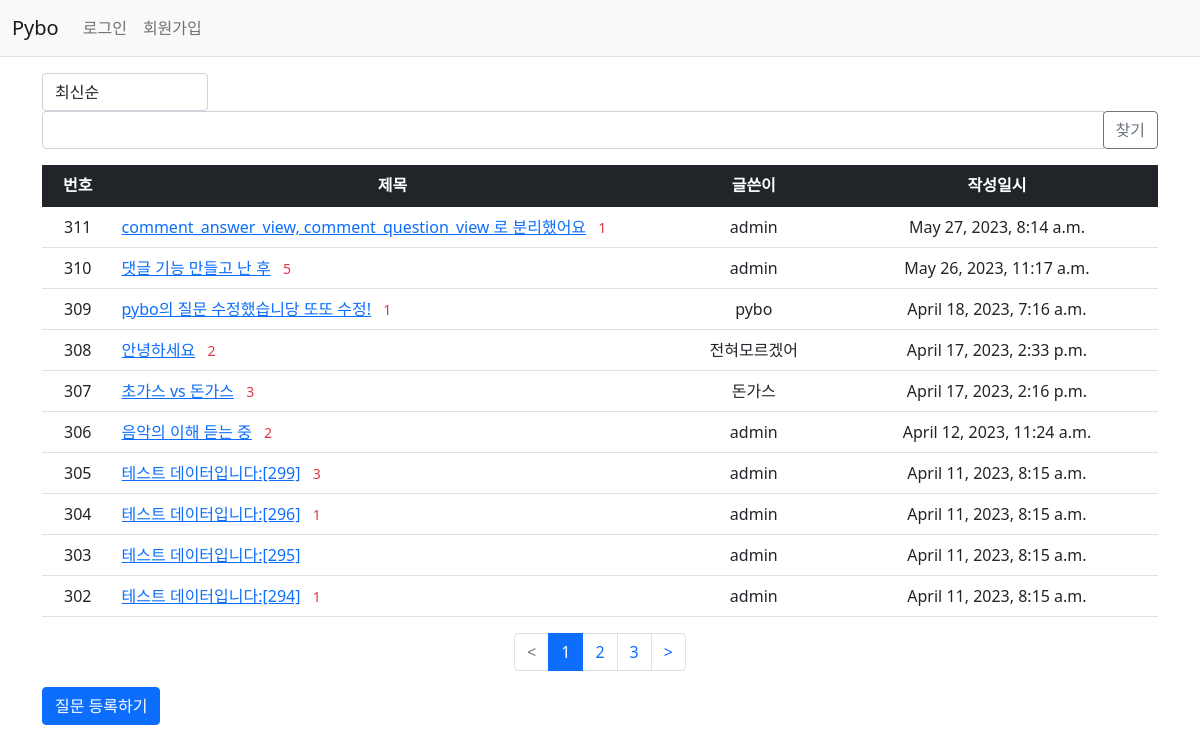
Page /pybo/ on the earlier database version.
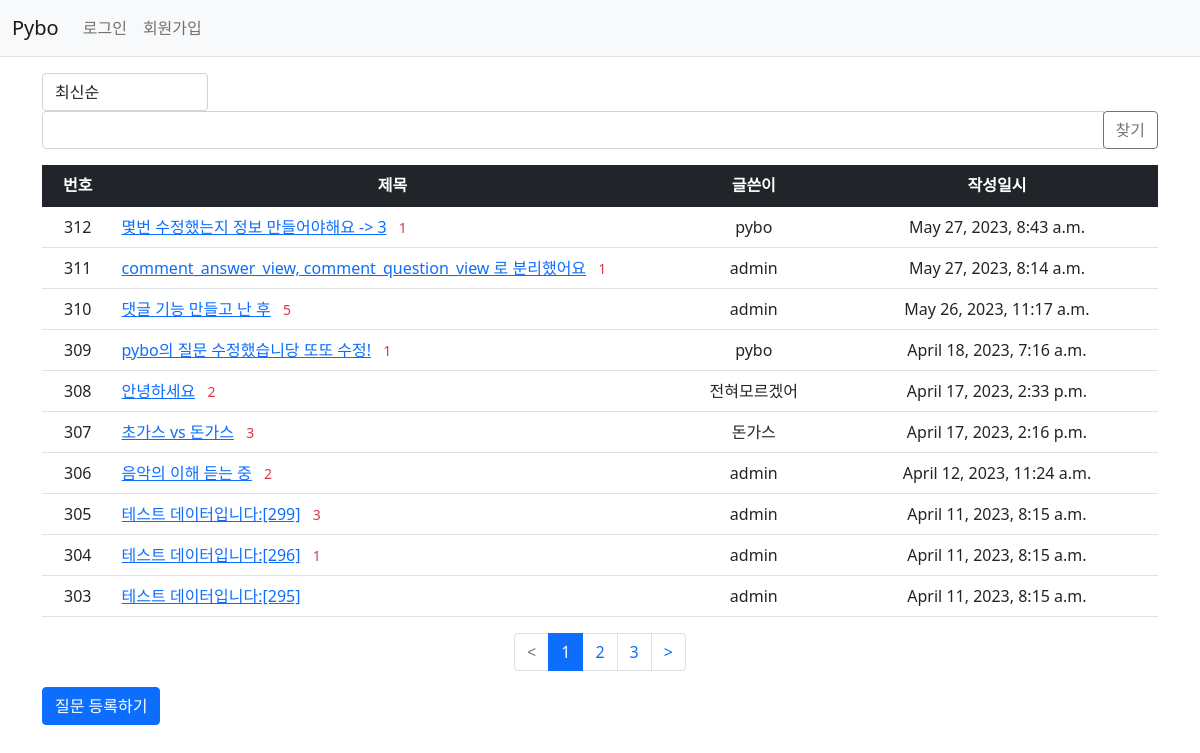
Same page on the later database version.
### pybo/models.py (models this page shows, shortened)
class Question(models.Model):
    author = models.ForeignKey(User, on_delete = models.CASCADE, related_name='author_question')
    subject = models.CharField(max_length = 200)
    content = models.TextField()
    create_date = models.DateTimeField()
    modify_date = models.DateTimeField(null=True, blank=True)
    modify_count = models.IntegerField(default=0)
    voter = models.ManyToManyField(User, related_name = 'voter_question') # 추천인 추가

### pybo/views/base_views.py (the view, shortened to what this page needs)
# urls.py: path('', base_views.index, name = 'index')
def index(request):
    page = request.GET.get('page', '1')  # 페이지
    kw = request.GET.get('kw', '')  # 검색어
    so = request.GET.get('so', 'recent')  # 정렬기준
    if so == 'recommend':
        question_list = Question.objects.annotate(num_voter=Count('voter')).order_by('-num_voter', '-create_date')
    elif so == 'popular':
        question_list = Question.objects.annotate(num_answer=Count('answer')).order_by('-num_answer', '-create_date')
    else:  # recent
        question_list = Question.objects.order_by('-create_date')
    paginator = Paginator(question_list, 10)
    page_obj = paginator.get_page(page)
    context = { 'question_list' : page_obj , 'page' : page, 'kw' : kw }
    return render(request, 'pybo/question_list.html', context)

### pybo/templatetags/pybo_filter.py (called while the page is built)
@register.filter
def sub(value, arg):
    return value - arg

### templates/pybo/question_list.html (shortened to what this page needs)
{% extends 'base.html' %}
{% load pybo_filter %}
{% block content %}
<div class="container my-3">
    <div class="row justify-content-between my-3">
        <div class="col-2">
            <select class="form-control so">
                <option value="recent" {% if so == 'recent' %}selected{% endif %}>최신순</option>
            </select>
        </div>
        <div class="col-4 input-group">
            <input type="text" class="form-control kw" value="{{ kw|default_if_none:'' }}">
            <div class="input-group-append">
                <button class="btn btn-outline-secondary" type="button" id="btn_search">찾기</button>
            </div>
        </div>
    </div>
    <table class="table">
        <thead>
        <tr class="text-center table-dark">
            <th>번호</th>
            <th style="width:50%">제목</th>
            <th>글쓴이</th>
            <th>작성일시</th>
        </tr>
        </thead>
        <tbody>
        {% if question_list %}
        {% for question in question_list %}
        <tr class="text-center">
            <td>
                {{ question_list.paginator.count|sub:question_list.start_index|sub:forloop.counter0|add:1 }}
            </td>
            <td class="text-start">
                <a href="{% url 'pybo:detail' question.id %}">{{ question.subject }}</a>
                {% if question.answer_set.count > 0 %}
                <span class="text-danger small mx-2">{{ question.answer_set.count }}</span>
                {% endif %}
            </td>
            <td>{{ question.author.username }}</td>
            <td>{{ question.create_date }}</td>
        </tr>
        {% endfor %}
        {% else %}
        <tr>
            <td colspan="4">질문이 없습니다.</td>
        </tr>
        {% endif %}
        </tbody>
    </table>
    <ul class="pagination justify-content-center">
        {% if question_list.has_previous %}
        <li class="page-item">
            <a class="page-link" data-page="{{ question_list.previous_page_number }}" href="#"><</a>
        </li>
        {% else %}
        <li class="page-item disabled">
            <a class="page-link" tabindex="-1" aria-disabled="true" href="#"><</a>
        </li>
        {% endif %}
        {% for page_number in question_list.paginator.page_range %}
        {% if page_number >= question_list.number|add:-2 and page_number <= question_list.number|add:2 %}
        {% if page_number == question_list.number %}
        <li class="page-item active" aria-current="page">
            <a class="page-link"  data-page="{{ page_number }}" href="#">{{ page_number }}</a>
        </li>
        {% else %}
        <li class="page-item">
            <a class="page-link" data-page="{{ page_number }}" href="#">{{ page_number }}</a>
        </li>
        {% endif %}
        {% endif %}
        {% endfor %}
        {% if question_list.has_next %}
        <li class="page-item">
            <a class="page-link" data-page="{{ question_list.next_page_number }}" href="#">></a>
        </li>
        {% else %}
        <li class="page-item disabled">
            <a class="page-link" tabindex="-1" aria-disabled="true" href="#">></a>
        </li>
        {% endif %}
    </ul>
    <a href="{% url 'pybo:question_create' %}" class="btn btn-primary">
        질문 등록하기
    </a>
</div>
{% endblock %}

Differences in the rows shown:
no longer on this page (row unchanged): Question: paginator.count|sub "302", subject "테스트 데이터입니다:[294]", answer_set.count "1", author.username "admin", create_date "April 11, 2023, 8:15 a.m."
added Question: paginator.count|sub "312", subject "몇번 수정했는지 정보 만들어야해요 -> 3", answer_set.count "1", author.username "pybo", create_date "May 27, 2023, 8:43 a.m."
